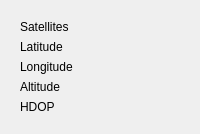
        <widget class="QWidget" name="tab_4">
         <attribute name="title">
          <string>PL GPS</string>
         </attribute>
         <layout class="QHBoxLayout" name="horizontalLayout_4">
          <item>
           <widget class="QWidget" name="widget_3" native="true">
            <property name="sizePolicy">
             <sizepolicy hsizetype="MinimumExpanding" vsizetype="MinimumExpanding">
              <horstretch>0</horstretch>
              <verstretch>0</verstretch>
             </sizepolicy>
            </property>
            <layout class="QGridLayout" name="gridLayout_18">
             <item row="3" column="0">
              <widget class="QLabel" name="pl_latitude_label">
               <property name="text">
                <string>Latitude</string>
               </property>
              </widget>
             </item>
             <item row="2" column="2">
              <widget class="QLabel" name="pl_sat_nbr_panel">
               <property name="text">
                <string/>
               </property>
              </widget>
             </item>
             <item row="3" column="2">
              <widget class="QLabel" name="pl_latitude_panel">
               <property name="text">
                <string/>
               </property>
              </widget>
             </item>
             <item row="2" column="0">
              <widget class="QLabel" name="pl_satellites_label">
               <property name="text">
                <string>Satellites</string>
               </property>
              </widget>
             </item>
             <item row="4" column="0">
              <widget class="QLabel" name="pl_longitude_label">
               <property name="text">
                <string>Longitude</string>
               </property>
              </widget>
             </item>
             <item row="4" column="2">
              <widget class="QLabel" name="pl_longitude_panel">
               <property name="text">
                <string/>
               </property>
              </widget>
             </item>
             <item row="5" column="0">
              <widget class="QLabel" name="pl_gps_altitude_label">
               <property name="text">
                <string>Altitude</string>
               </property>
              </widget>
             </item>
             <item row="5" column="2">
              <widget class="QLabel" name="pl_gps_altitude_panel">
               <property name="text">
                <string/>
               </property>
              </widget>
             </item>
             <item row="6" column="0">
              <widget class="QLabel" name="pl_hdop_label">
               <property name="text">
                <string>HDOP</string>
               </property>
              </widget>
             </item>
             <item row="6" column="2">
              <widget class="QLabel" name="pl_hdop_panel">
               <property name="text">
                <string/>
               </property>
              </widget>
             </item>
            </layout>
           </widget>
          </item>
         </layout>
        </widget>
